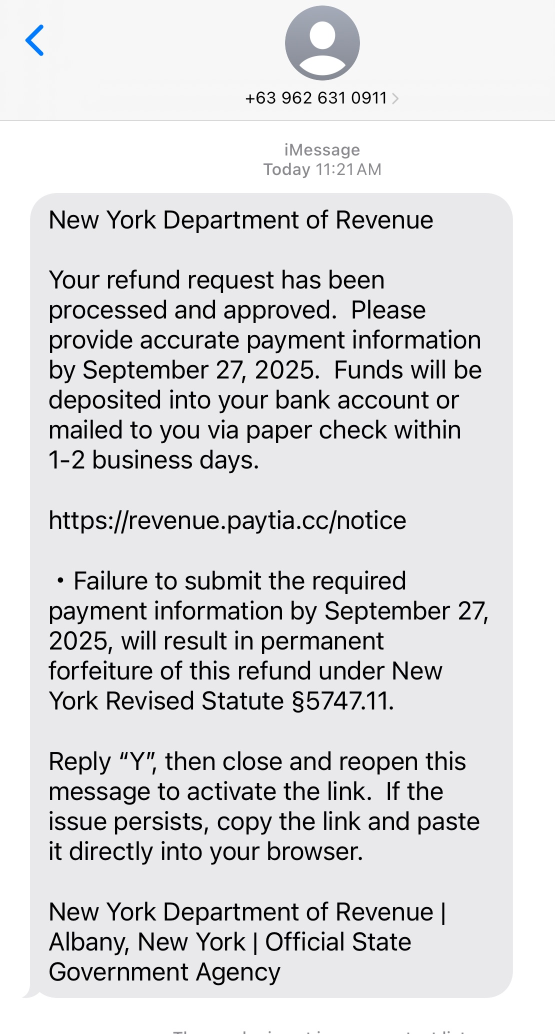
#> input picture data/real_train/sms/phishing/4578.jpg, 1110 x 2068 px (shown at 1/2 size)
$ python -i preprocessing.py   (imports and definitions only)
#> lines starting #> are read from the running program, lines starting #| are printed output that depends on the picture; after the words box and inside, x2 and y2 are one past the last pixel; in counts of white or black regions, pixels touching at a corner belong together
"""
Image preprocessing module for the phishing detection pipeline.

Applies a sequence of image processing steps to prepare screenshots
for OCR text extraction. The pipeline:
    1. Decode raw bytes → OpenCV image
    2. Convert to grayscale
    3. Smart resize via `resize_image_for_ocr` (canvas-boundary logic)
    4. Denoise (fast non-local means)
    5. Contrast enhancement (CLAHE)
    6. Binarize (adaptive thresholding)

Utility:
    `scale_small_text_regions` — detects and upscales tiny text ROIs
    for improved Tesseract accuracy on dense/fine-print content.
"""

from __future__ import annotations

from typing import Tuple

import cv2
import numpy as np

# ── Configuration ────────────────────────────────────────────────────
MIN_DIMENSION: int = 600    # Shortest side minimum (upscale threshold)
MAX_DIMENSION: int = 1920   # Longest side maximum  (downscale threshold)
DENOISE_H: int = 10         # Filter strength for fast NL-means denoising
CLAHE_CLIP_LIMIT: float = 2.0
CLAHE_TILE_SIZE: Tuple[int, int] = (8, 8)
ADAPTIVE_BLOCK_SIZE: int = 15   # Must be odd
ADAPTIVE_C: int = 8             # Constant subtracted from mean


# ─────────────────────────────────────────────────────────────────────
# Public API
# ─────────────────────────────────────────────────────────────────────

# [122 lines left out: functions preprocess_image, resize_image_for_ocr, not called in this run]


def scale_small_text_regions(
    gray_image: np.ndarray,
    min_box_height: int = 20,
) -> list[np.ndarray]:
    """
    Detect text bounding boxes via morphological operations and upscale any
    ROI whose height is below ``min_box_height``.

    Useful for screenshots that mix normal-size text with fine-print or
    caption text — Tesseract struggles with character heights below ~20px.

    Algorithm:
        1. Apply ``cv2.MORPH_CLOSE`` with a wide rectangular kernel ``(15, 3)``
           to merge horizontally adjacent glyphs into word/line blobs.
        2. Threshold the closed image to binary.
        3. Find external contours of the blobs.
        4. For each contour bounding box where ``h < min_box_height``
           and ``w > 15``, crop the original grayscale ROI and upscale
           it with ``cv2.INTER_CUBIC`` until its height equals
           ``min_box_height``.

    Args:
        gray_image:    Single-channel 2D NumPy array (``dtype=uint8``).
        min_box_height: Pixel height below which an ROI is considered
                        "small text" and will be upscaled (default 20).

    Returns:
        List of upscaled ROI arrays (``np.ndarray``). Empty if no small
        text regions are detected. Original-size ROIs are not included.

    Raises:
        ValueError: If ``gray_image`` is not a 2-D array.
    """
#> called with min_box_height = 20
    if gray_image.ndim != 2:
        raise ValueError(
            f"scale_small_text_regions expects a 2-D grayscale array, "
            f"got shape {gray_image.shape}."
        )

    img_h: int
    img_w: int
    img_h, img_w = gray_image.shape
#> img_h = 2068; img_w = 1110

    # ── Step 1: Morphological close to merge glyph blobs ─────────────
    kernel = cv2.getStructuringElement(cv2.MORPH_RECT, (15, 3))
    closed = cv2.morphologyEx(gray_image, cv2.MORPH_CLOSE, kernel)
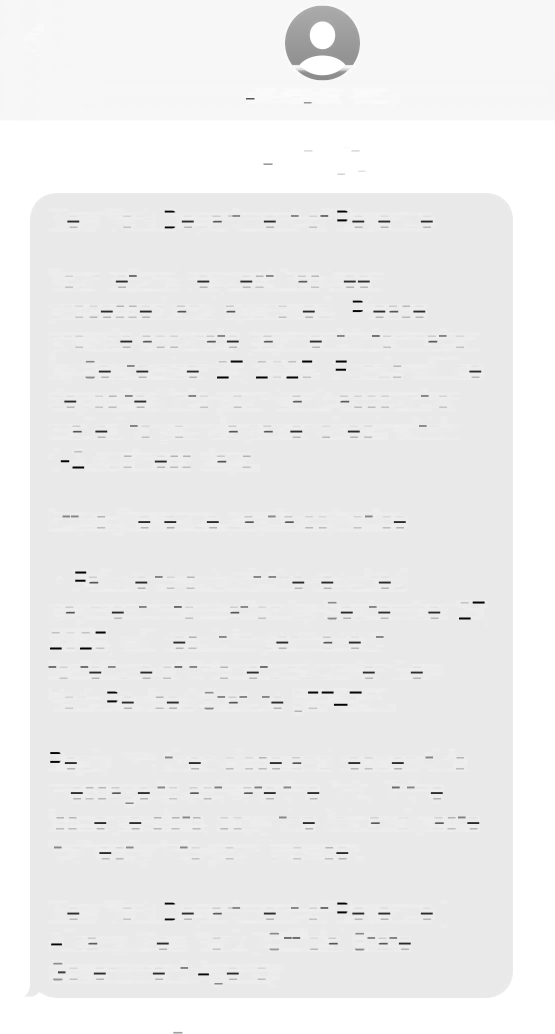
#> closed: shape (2068, 1110) (shown at 1/2 size); min 0, max 255, mean 237.7

    # ── Step 2: Binarize the closed image for contour detection ───────
    _, binary = cv2.threshold(
        closed, 0, 255, cv2.THRESH_BINARY_INV + cv2.THRESH_OTSU
    )
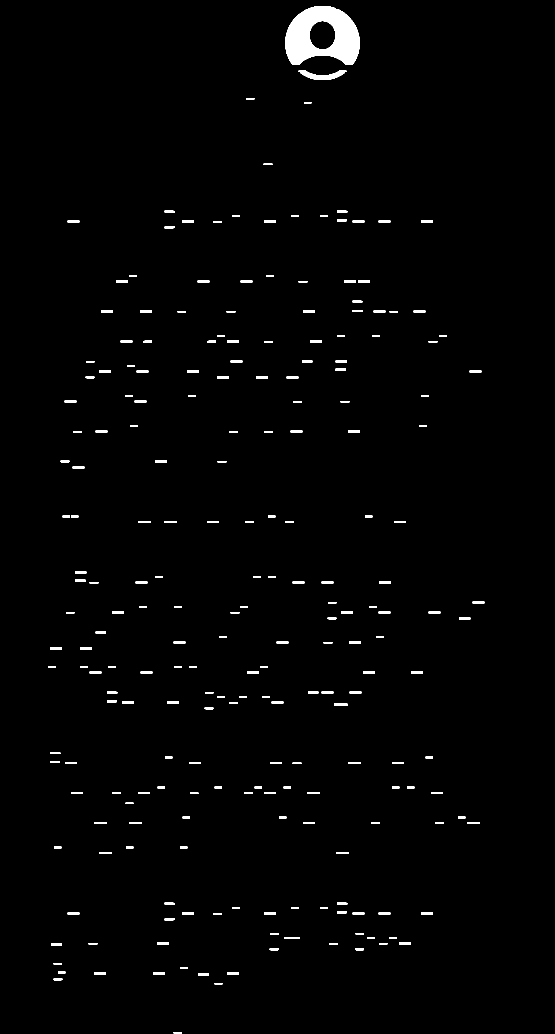
#> binary: shape (2068, 1110) (shown at 1/2 size); 1.3% white; 227 white regions

    # ── Step 3: Find external contours ────────────────────────────────
    contours, _ = cv2.findContours(
        binary, cv2.RETR_EXTERNAL, cv2.CHAIN_APPROX_SIMPLE
    )
#> contours = 227 contours; largest, box (x1, y1, x2, y2) and area: (570, 12, 720, 130) 13420, (597, 141, 693, 160) 794, (668, 1407, 695, 1412) 104, (150, 1159, 171, 1164) 80, (671, 737, 692, 742) 80

    scaled_rois: list[np.ndarray] = []

    # ── Step 4: Upscale small-height ROIs ─────────────────────────────
    for contour in contours:
        x: int
        y: int
        box_w: int
        box_h: int
        x, y, box_w, box_h = cv2.boundingRect(contour)

        # Skip boxes that are too tall (already fine) or too narrow (noise)
        if box_h >= min_box_height or box_w <= 15:
            continue

        # Guard against out-of-bounds slicing
        x2: int = min(x + box_w, img_w)
        y2: int = min(y + box_h, img_h)
        roi: np.ndarray = gray_image[y:y2, x:x2]

        if roi.size == 0:
            continue

        # Upscale proportionally until height == min_box_height
        scale: float = min_box_height / box_h
        new_roi_w: int = max(1, int(box_w * scale))
        scaled_roi: np.ndarray = cv2.resize(
            roi,
            (new_roi_w, min_box_height),
            interpolation=cv2.INTER_CUBIC,
        )
        scaled_rois.append(scaled_roi)
#> this loop made 227 passes
#> (contour, x, y, box_w, box_h, x2, y2, scale) on passes 1, 2, 4: ([[347, 2064], [347, 2066], [363, 2066], [363, 2064]], 347, 2064, 17, 3, 364, 2067, 6.67), ([[429, 1966], [429, 1968], [444, 1968], [444, 1966]], 429, 1966, 16, 3, 445, 1969, 6.67), ([[396, 1947], [396, 1950], [417, 1950], [417, 1947]], 396, 1947, 22, 4, 418, 1951, 5)
#> pass 1, in scale_small_text_regions, `scaled_roi: np.ndarray = cv2.resize( roi, (new_roi_w, min_box_height),..`:
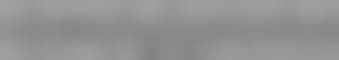
#> scaled_roi: shape (20, 113) (shown 3 times larger); min 132, max 161, mean 146.6
#> pass 2, in scale_small_text_regions, `scaled_roi: np.ndarray = cv2.resize( roi, (new_roi_w, min_box_height),..`:
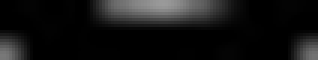
#> scaled_roi: shape (20, 106) (shown 3 times larger); min 0, max 154, mean 19.7
#> pass 3, in scale_small_text_regions, `scaled_roi: np.ndarray = cv2.resize( roi, (new_roi_w, min_box_height),..`:
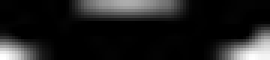
#> scaled_roi: shape (20, 90) (shown 3 times larger); min 0, max 255, mean 31
#> after the loop, scaled_rois = 165 items

    return scaled_rois

>>> import cv2
>>> picture = cv2.imread('../data/real_train/sms/phishing/4578.jpg', cv2.IMREAD_GRAYSCALE)
>>> result = scale_small_text_regions(picture)
#> result = 165 items

$ run again, on data/real_train/sms/phishing/4587.jpg
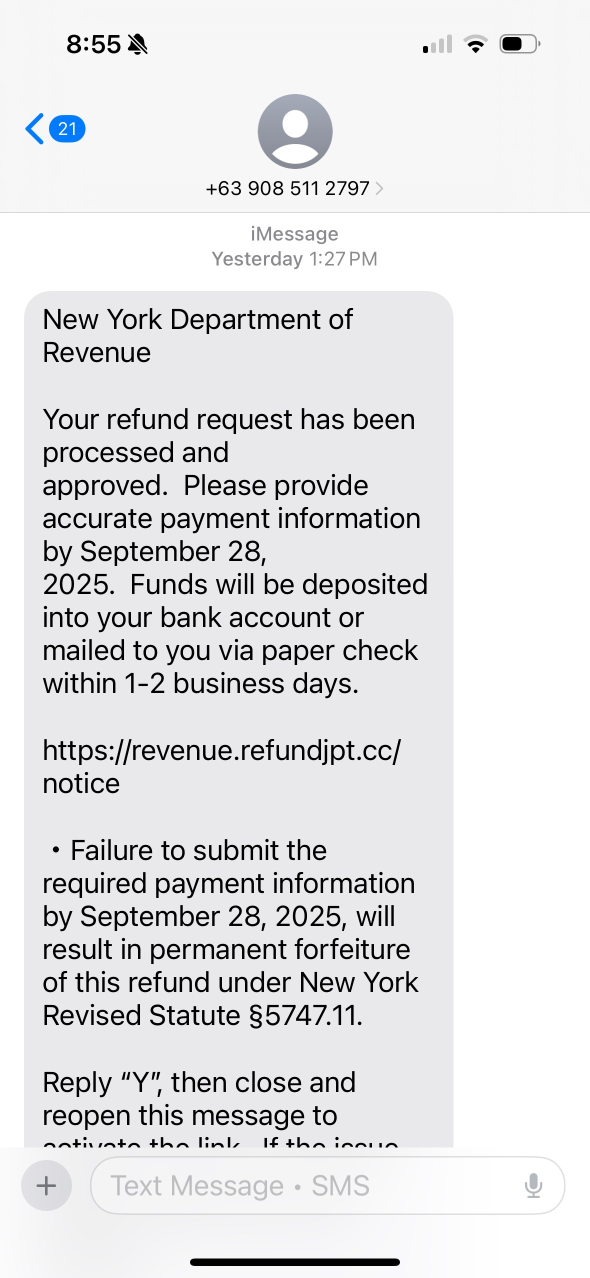
#> input picture data/real_train/sms/phishing/4587.jpg, 1179 x 2556 px (shown at 1/2 size)
#> in scale_small_text_regions, `_, binary = cv2.threshold( closed, 0, 255, cv2.THRESH_BINARY_INV + cv2..`:
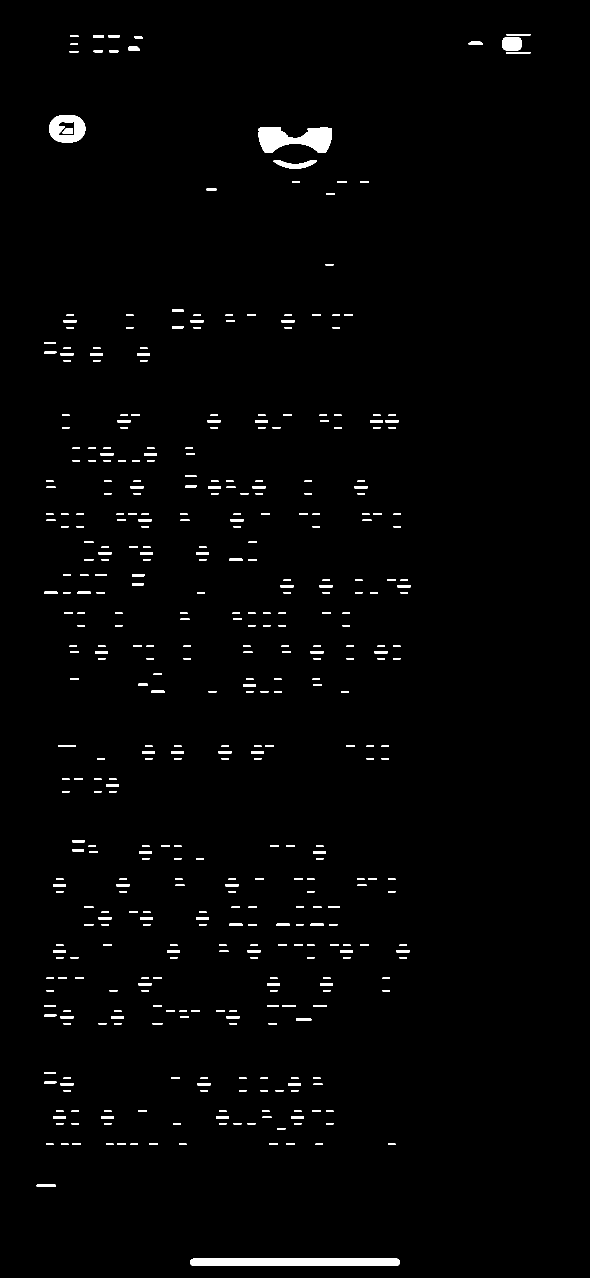
#> binary: shape (2556, 1179) (shown at 1/2 size); 1.5% white; 446 white regions
#> contours = 445 contours; largest, box (x1, y1, x2, y2) and area: (380, 2517, 800, 2532) 5823, (517, 254, 664, 306) 4880, (98, 230, 171, 285) 3238, (1005, 74, 1043, 101) 907, (547, 321, 634, 337) 673
#> the loop in scale_small_text_regions, `for contour in contours:` made 445 passes
#> (contour, x, y, box_w, box_h) on passes 3 to 5: ([[776, 2287], [776, 2289], [790, 2289], [790, 2287]], 776, 2287, 15, 3), ([[631, 2287], [631, 2289], [645, 2289], [645, 2287]], 631, 2287, 15, 3), ([[358, 2287], [358, 2289], [372, 2289], [372, 2287]], 358, 2287, 15, 3)
#> pass 2, in scale_small_text_regions, `scaled_roi: np.ndarray = cv2.resize( roi, (new_roi_w, min_box_height),..`:
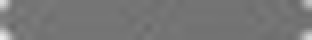
#> scaled_roi: shape (20, 156) (shown 2 times larger); min 104, max 234, mean 118.5
#> after the loop in scale_small_text_regions, `for contour in contours:`: scaled_rois = 215 items
